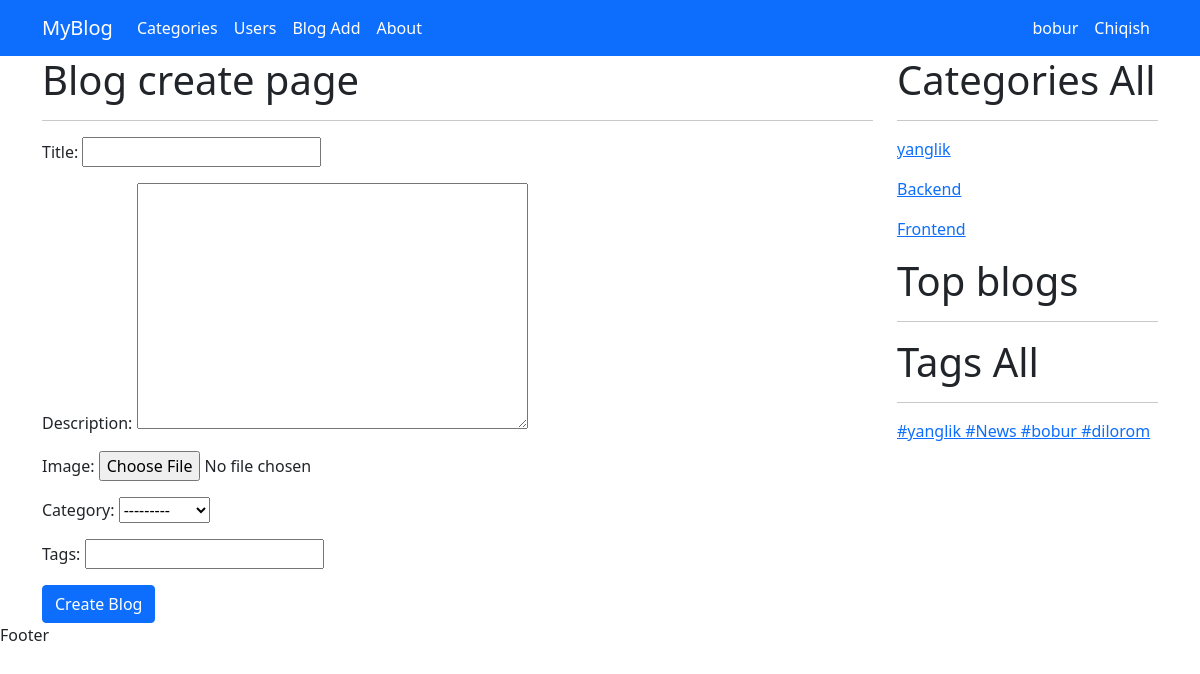
The page /create/ (signed in) on the database its author committed.
### myapp/models.py (models this page shows, shortened)
class Category(models.Model):
    name = models.CharField(max_length=100)
    slug = models.SlugField(max_length=100, unique=True)
    image = models.ImageField(upload_to='category/')
    description = models.TextField()
    def __str__(self):
        return self.name

class Tag(models.Model):
    name = models.CharField(max_length=50)
    slug = models.SlugField(max_length=50)

### myapp/views.py (the view)
# urls.py: path('create/', blog_create, name='blog_create'),
@login_required(login_url='login_page')
def blog_create(request):
    if request.method == 'POST':
        form = BlogForm(request.POST, request.FILES or None)
        if form.is_valid():
            form2 = form.save(commit=False)
            form2.slug = slugify(form2.title)
            form2.user = request.user
            form2.save()
            blog = Blog.objects.get(id=form2.id)
            tags_req = form.cleaned_data.get('tags')
            tag_list = list(tags_req.split(','))
            for t in tag_list:
                t, created = Tag.objects.get_or_create(name=t.strip())
                blog.tags.add(t)
            return redirect('home')
    else:
        form = BlogForm()
    context = {
        'form': form
    }
    return render(request, 'blog_create.html', context)

### myapp/forms.py
class BlogForm(forms.ModelForm):
    tags = forms.CharField(max_length=255)
    class Meta:
        model = Blog
        fields = ['title', 'description', 'image', 'category']

### myapp/context_processors.py (called while the page is built)
def category(request):
    categories = Category.objects.all()
    return {'categories': categories}

def tag(request):
    tags = Tag.objects.all()
    return {'tags': tags}

### templates/blog_create.html (shortened to what this page needs)
{% extends 'base.html' %}
{% block content %}
    <h1>Blog create page</h1>
    <hr></hr>
    <form method="post" enctype="multipart/form-data">
        {{ form.as_p }}
        <button type="submit" class="btn btn-primary">Create Blog</button>
    </form>
{% endblock %}

### templates/base.html (shortened to what this page needs)
<!DOCTYPE html>
<html lang="en">
<head>
    {% load static %}
    <link href="https://cdn.jsdelivr.net/npm/bootstrap@5.0.2/dist/css/bootstrap.min.css" rel="stylesheet"
>
</head>
<body>
<header>
    <nav class="navbar navbar-expand-lg navbar-dark bg-primary">
        <div class="container">
            <a class="navbar-brand" href="{% url 'home' %}">MyBlog</a>
            <div class="collapse navbar-collapse" id="navbarSupportedContent">
                <ul class="navbar-nav me-auto mb-2 mb-lg-0">
                    <li class="nav-item">
                        <a class="nav-link active" href="{% url 'category_list' %}">Categories</a>
                    </li>
                    <li class="nav-item">
                        <a href="{% url 'user_list' %}" class="nav-link active">Users</a>
                    </li>
                    <li class="nav-item">
                        <a href="{% url 'blog_create' %}" class="nav-link active">Blog Add</a>
                    </li>
                    <li class="nav-item">
                        <a href="{% url 'about_page' %}" class="nav-link active">About</a>
                    </li>
                </ul>
                <ul class="navbar-nav  mb-2 mb-lg-0">
                    {% if user.is_authenticated %}
                    <li class="nav-item">
                        <a  class="nav-link active">{{ user.username }}</a>
                    </li>
                    <li class="nav-item">
                        <a href="{% url 'logout_page' %}" class="nav-link active">Chiqish</a>
                    </li>
                    {% endif %}
                </ul>
            </div>
        </div>
    </nav>
</header>
<div class="container">
    <div class="row">
        <div class="col-lg-9">
            {% block content %}
            {% endblock %}
        </div>
        <div class="col-lg-3">
            <h1>Categories All</h1>
            <hr>
            {% for category in categories %}
                <p><a href="{% url 'category_blogs' category.slug %}">{{ category.name }}</a></p>
            {% endfor %}
            <h1>Top blogs</h1>
            <hr>
            <h1>Tags All</h1>
            <hr>
            {% for tag in tags %}
                <a href="{% url 'tag_blogs' tag.slug %}">#{{ tag.name }} </a>
            {% endfor %}
        </div>
    </div>
</div>
<footer>
    Footer
</footer>
</body>
</html>

### rows shown on the page
Category: name "yanglik"
Category: name "Backend"
Category: name "Frontend"
Tag: name "yanglik"
Tag: name "News"
Tag: name "bobur"
Tag: name "dilorom"

### other values the page prints
{{ user.username }} "bobur"
